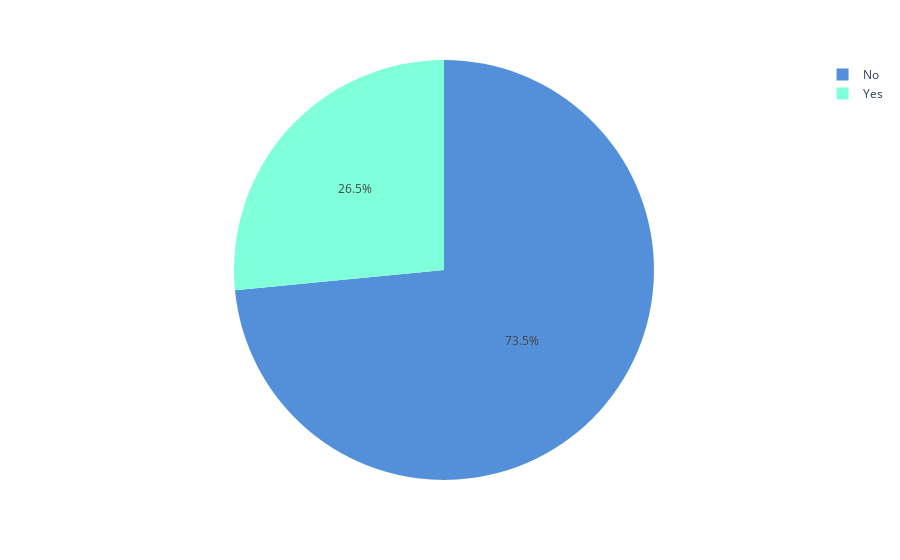

Notebook cell for this chart:
### Markdown cell above
##### Churn Rate Analysis

### Code cell
import plotly.express as px

fig = px.pie(telcom,names='Churn',color='Churn',
             color_discrete_map={'Yes':'#80FFDB',
                                 'No':'#5390D9'})
fig.show()

### Figure 1 — Plotly figure (JSON) as saved in the notebook; plotly's stock layout.template omitted (floating-point values rounded to 4 significant figures; data arrays with more than 128 entries replaced by an {"elided": "..."} marker saying what was removed)
{"data": [{"customdata": {"elided": "7043x1 str values"}, "domain": {"x": [0, 1], "y": [0, 1]}, "hovertemplate": "Churn=%{customdata[0]}<extra></extra>", "labels": {"elided": "7043 str values"}, "legendgroup": "", "marker": {"colors": {"elided": "7043 str values"}}, "name": "", "showlegend": true, "type": "pie"}], "layout": {"legend": {"tracegroupgap": 0}, "margin": {"t": 60}}}
